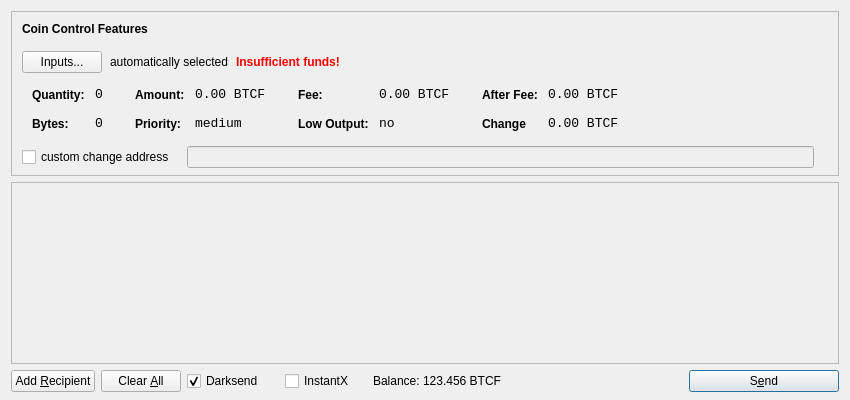
<?xml version="1.0" encoding="UTF-8"?>
<ui version="4.0">
 <class>SendCoinsDialog</class>
 <widget class="QDialog" name="SendCoinsDialog">
  <property name="geometry">
   <rect>
    <x>0</x>
    <y>0</y>
    <width>850</width>
    <height>400</height>
   </rect>
  </property>
  <property name="windowTitle">
   <string>Send Coins</string>
  </property>
  <layout class="QVBoxLayout" name="verticalLayout" stretch="0,1,0">
   <property name="bottomMargin">
    <number>8</number>
   </property>
   <item>
    <widget class="QFrame" name="frameCoinControl">
     <property name="sizePolicy">
      <sizepolicy hsizetype="Expanding" vsizetype="Expanding">
       <horstretch>0</horstretch>
       <verstretch>0</verstretch>
      </sizepolicy>
     </property>
     <property name="maximumSize">
      <size>
       <width>16777215</width>
       <height>16777215</height>
      </size>
     </property>
     <property name="frameShape">
      <enum>QFrame::StyledPanel</enum>
     </property>
     <property name="frameShadow">
      <enum>QFrame::Sunken</enum>
     </property>
     <layout class="QVBoxLayout" name="verticalLayoutCoinControl2">
      <property name="spacing">
       <number>-1</number>
      </property>
      <property name="leftMargin">
       <number>0</number>
      </property>
      <property name="topMargin">
       <number>0</number>
      </property>
      <property name="rightMargin">
       <number>0</number>
      </property>
      <property name="bottomMargin">
       <number>6</number>
      </property>
      <item>
       <layout class="QVBoxLayout" name="verticalLayoutCoinControl" stretch="0,0,0,0,1">
        <property name="spacing">
         <number>0</number>
        </property>
        <property name="leftMargin">
         <number>10</number>
        </property>
        <property name="topMargin">
         <number>10</number>
        </property>
        <item>
         <layout class="QHBoxLayout" name="horizontalLayoutCoinControl1">
          <property name="bottomMargin">
           <number>15</number>
          </property>
          <item>
           <widget class="QLabel" name="labelCoinControlFeatures">
            <property name="sizePolicy">
             <sizepolicy hsizetype="Preferred" vsizetype="Maximum">
              <horstretch>0</horstretch>
              <verstretch>0</verstretch>
             </sizepolicy>
            </property>
            <property name="font">
             <font>
              <weight>75</weight>
              <bold>true</bold>
             </font>
            </property>
            <property name="styleSheet">
             <string notr="true">font-weight:bold;</string>
            </property>
            <property name="text">
             <string>Coin Control Features</string>
            </property>
           </widget>
          </item>
         </layout>
        </item>
        <item>
         <layout class="QHBoxLayout" name="horizontalLayoutCoinControl2" stretch="0,0,0,0">
          <property name="spacing">
           <number>8</number>
          </property>
          <property name="bottomMargin">
           <number>10</number>
          </property>
          <item>
           <widget class="QPushButton" name="pushButtonCoinControl">
            <property name="styleSheet">
             <string notr="true"/>
            </property>
            <property name="text">
             <string>Inputs...</string>
            </property>
           </widget>
          </item>
          <item>
           <widget class="QLabel" name="labelCoinControlAutomaticallySelected">
            <property name="text">
             <string>automatically selected</string>
            </property>
            <property name="margin">
             <number>5</number>
            </property>
           </widget>
          </item>
          <item>
           <widget class="QLabel" name="labelCoinControlInsuffFunds">
            <property name="font">
             <font>
              <weight>75</weight>
              <bold>true</bold>
             </font>
            </property>
            <property name="styleSheet">
             <string notr="true">color:red;font-weight:bold;</string>
            </property>
            <property name="text">
             <string>Insufficient funds!</string>
            </property>
            <property name="margin">
             <number>5</number>
            </property>
           </widget>
          </item>
          <item>
           <spacer name="horizontalSpacerCoinControl">
            <property name="orientation">
             <enum>Qt::Horizontal</enum>
            </property>
            <property name="sizeHint" stdset="0">
             <size>
              <width>40</width>
              <height>1</height>
             </size>
            </property>
           </spacer>
          </item>
         </layout>
        </item>
        <item>
         <widget class="QWidget" name="widgetCoinControl" native="true">
          <property name="sizePolicy">
           <sizepolicy hsizetype="Preferred" vsizetype="Preferred">
            <horstretch>0</horstretch>
            <verstretch>0</verstretch>
           </sizepolicy>
          </property>
          <property name="minimumSize">
           <size>
            <width>0</width>
            <height>0</height>
           </size>
          </property>
          <property name="styleSheet">
           <string notr="true"/>
          </property>
          <layout class="QHBoxLayout" name="horizontalLayoutCoinControl5">
           <property name="margin">
            <number>0</number>
           </property>
           <item>
            <layout class="QHBoxLayout" name="horizontalLayoutCoinControl3" stretch="0,0,0,1">
             <property name="spacing">
              <number>20</number>
             </property>
             <property name="topMargin">
              <number>0</number>
             </property>
             <property name="bottomMargin">
              <number>10</number>
             </property>
             <item>
              <layout class="QFormLayout" name="formLayoutCoinControl1">
               <property name="horizontalSpacing">
                <number>10</number>
               </property>
               <property name="verticalSpacing">
                <number>14</number>
               </property>
               <property name="leftMargin">
                <number>10</number>
               </property>
               <property name="topMargin">
                <number>4</number>
               </property>
               <property name="rightMargin">
                <number>6</number>
               </property>
               <item row="0" column="0">
                <widget class="QLabel" name="labelCoinControlQuantityText">
                 <property name="styleSheet">
                  <string notr="true">font-weight:bold;</string>
                 </property>
                 <property name="text">
                  <string>Quantity:</string>
                 </property>
                 <property name="margin">
                  <number>0</number>
                 </property>
                </widget>
               </item>
               <item row="0" column="1">
                <widget class="QLabel" name="labelCoinControlQuantity">
                 <property name="font">
                  <font>
                   <family>Monospace</family>
                   <pointsize>10</pointsize>
                  </font>
                 </property>
                 <property name="cursor">
                  <cursorShape>IBeamCursor</cursorShape>
                 </property>
                 <property name="contextMenuPolicy">
                  <enum>Qt::ActionsContextMenu</enum>
                 </property>
                 <property name="text">
                  <string>0</string>
                 </property>
                 <property name="margin">
                  <number>0</number>
                 </property>
                 <property name="textInteractionFlags">
                  <set>Qt::LinksAccessibleByMouse|Qt::TextSelectableByKeyboard|Qt::TextSelectableByMouse</set>
                 </property>
                </widget>
               </item>
               <item row="1" column="0">
                <widget class="QLabel" name="labelCoinControlBytesText">
                 <property name="styleSheet">
                  <string notr="true">font-weight:bold;</string>
                 </property>
                 <property name="text">
                  <string>Bytes:</string>
                 </property>
                </widget>
               </item>
               <item row="1" column="1">
                <widget class="QLabel" name="labelCoinControlBytes">
                 <property name="font">
                  <font>
                   <family>Monospace</family>
                   <pointsize>10</pointsize>
                  </font>
                 </property>
                 <property name="cursor">
                  <cursorShape>IBeamCursor</cursorShape>
                 </property>
                 <property name="contextMenuPolicy">
                  <enum>Qt::ActionsContextMenu</enum>
                 </property>
                 <property name="text">
                  <string>0</string>
                 </property>
                 <property name="textInteractionFlags">
                  <set>Qt::LinksAccessibleByMouse|Qt::TextSelectableByKeyboard|Qt::TextSelectableByMouse</set>
                 </property>
                </widget>
               </item>
              </layout>
             </item>
             <item>
              <layout class="QFormLayout" name="formLayoutCoinControl2">
               <property name="horizontalSpacing">
                <number>10</number>
               </property>
               <property name="verticalSpacing">
                <number>14</number>
               </property>
               <property name="leftMargin">
                <number>6</number>
               </property>
               <property name="topMargin">
                <number>4</number>
               </property>
               <property name="rightMargin">
                <number>6</number>
               </property>
               <item row="0" column="0">
                <widget class="QLabel" name="labelCoinControlAmountText">
                 <property name="styleSheet">
                  <string notr="true">font-weight:bold;</string>
                 </property>
                 <property name="text">
                  <string>Amount:</string>
                 </property>
                 <property name="margin">
                  <number>0</number>
                 </property>
                </widget>
               </item>
               <item row="0" column="1">
                <widget class="QLabel" name="labelCoinControlAmount">
                 <property name="font">
                  <font>
                   <family>Monospace</family>
                   <pointsize>10</pointsize>
                  </font>
                 </property>
                 <property name="cursor">
                  <cursorShape>IBeamCursor</cursorShape>
                 </property>
                 <property name="contextMenuPolicy">
                  <enum>Qt::ActionsContextMenu</enum>
                 </property>
                 <property name="text">
                  <string>0.00 BTCF</string>
                 </property>
                 <property name="textInteractionFlags">
                  <set>Qt::LinksAccessibleByMouse|Qt::TextSelectableByKeyboard|Qt::TextSelectableByMouse</set>
                 </property>
                </widget>
               </item>
               <item row="1" column="0">
                <widget class="QLabel" name="labelCoinControlPriorityText">
                 <property name="styleSheet">
                  <string notr="true">font-weight:bold;</string>
                 </property>
                 <property name="text">
                  <string>Priority:</string>
                 </property>
                </widget>
               </item>
               <item row="1" column="1">
                <widget class="QLabel" name="labelCoinControlPriority">
                 <property name="font">
                  <font>
                   <family>Monospace</family>
                   <pointsize>10</pointsize>
                  </font>
                 </property>
                 <property name="cursor">
                  <cursorShape>IBeamCursor</cursorShape>
                 </property>
                 <property name="contextMenuPolicy">
                  <enum>Qt::ActionsContextMenu</enum>
                 </property>
                 <property name="text">
                  <string>medium</string>
                 </property>
                 <property name="textInteractionFlags">
                  <set>Qt::LinksAccessibleByMouse|Qt::TextSelectableByKeyboard|Qt::TextSelectableByMouse</set>
                 </property>
                </widget>
               </item>
              </layout>
             </item>
             <item>
              <layout class="QFormLayout" name="formLayoutCoinControl3">
               <property name="horizontalSpacing">
                <number>10</number>
               </property>
               <property name="verticalSpacing">
                <number>14</number>
               </property>
               <property name="leftMargin">
                <number>6</number>
               </property>
               <property name="topMargin">
                <number>4</number>
               </property>
               <property name="rightMargin">
                <number>6</number>
               </property>
               <item row="0" column="0">
                <widget class="QLabel" name="labelCoinControlFeeText">
                 <property name="styleSheet">
                  <string notr="true">font-weight:bold;</string>
                 </property>
                 <property name="text">
                  <string>Fee:</string>
                 </property>
                 <property name="margin">
                  <number>0</number>
                 </property>
                </widget>
               </item>
               <item row="0" column="1">
                <widget class="QLabel" name="labelCoinControlFee">
                 <property name="font">
                  <font>
                   <family>Monospace</family>
                   <pointsize>10</pointsize>
                  </font>
                 </property>
                 <property name="cursor">
                  <cursorShape>IBeamCursor</cursorShape>
                 </property>
                 <property name="contextMenuPolicy">
                  <enum>Qt::ActionsContextMenu</enum>
                 </property>
                 <property name="text">
                  <string>0.00 BTCF</string>
                 </property>
                 <property name="textInteractionFlags">
                  <set>Qt::LinksAccessibleByMouse|Qt::TextSelectableByKeyboard|Qt::TextSelectableByMouse</set>
                 </property>
                </widget>
               </item>
               <item row="1" column="0">
                <widget class="QLabel" name="labelCoinControlLowOutputText">
                 <property name="styleSheet">
                  <string notr="true">font-weight:bold;</string>
                 </property>
                 <property name="text">
                  <string>Low Output:</string>
                 </property>
                </widget>
               </item>
               <item row="1" column="1">
                <widget class="QLabel" name="labelCoinControlLowOutput">
                 <property name="font">
                  <font>
                   <family>Monospace</family>
                   <pointsize>10</pointsize>
                  </font>
                 </property>
                 <property name="cursor">
                  <cursorShape>IBeamCursor</cursorShape>
                 </property>
                 <property name="contextMenuPolicy">
                  <enum>Qt::ActionsContextMenu</enum>
                 </property>
                 <property name="text">
                  <string>no</string>
                 </property>
                 <property name="textInteractionFlags">
                  <set>Qt::LinksAccessibleByMouse|Qt::TextSelectableByKeyboard|Qt::TextSelectableByMouse</set>
                 </property>
                </widget>
               </item>
              </layout>
             </item>
             <item>
              <layout class="QFormLayout" name="formLayoutCoinControl4">
               <property name="horizontalSpacing">
                <number>10</number>
               </property>
               <property name="verticalSpacing">
                <number>14</number>
               </property>
               <property name="leftMargin">
                <number>6</number>
               </property>
               <property name="topMargin">
                <number>4</number>
               </property>
               <property name="rightMargin">
                <number>6</number>
               </property>
               <item row="0" column="0">
                <widget class="QLabel" name="labelCoinControlAfterFeeText">
                 <property name="styleSheet">
                  <string notr="true">font-weight:bold;</string>
                 </property>
                 <property name="text">
                  <string>After Fee:</string>
                 </property>
                 <property name="margin">
                  <number>0</number>
                 </property>
                </widget>
               </item>
               <item row="0" column="1">
                <widget class="QLabel" name="labelCoinControlAfterFee">
                 <property name="font">
                  <font>
                   <family>Monospace</family>
                   <pointsize>10</pointsize>
                  </font>
                 </property>
                 <property name="cursor">
                  <cursorShape>IBeamCursor</cursorShape>
                 </property>
                 <property name="contextMenuPolicy">
                  <enum>Qt::ActionsContextMenu</enum>
                 </property>
                 <property name="text">
                  <string>0.00 BTCF</string>
                 </property>
                 <property name="textInteractionFlags">
                  <set>Qt::LinksAccessibleByMouse|Qt::TextSelectableByKeyboard|Qt::TextSelectableByMouse</set>
                 </property>
                </widget>
               </item>
               <item row="1" column="0">
                <widget class="QLabel" name="labelCoinControlChangeText">
                 <property name="styleSheet">
                  <string notr="true">font-weight:bold;</string>
                 </property>
                 <property name="text">
                  <string>Change</string>
                 </property>
                </widget>
               </item>
               <item row="1" column="1">
                <widget class="QLabel" name="labelCoinControlChange">
                 <property name="font">
                  <font>
                   <family>Monospace</family>
                   <pointsize>10</pointsize>
                  </font>
                 </property>
                 <property name="cursor">
                  <cursorShape>IBeamCursor</cursorShape>
                 </property>
                 <property name="contextMenuPolicy">
                  <enum>Qt::ActionsContextMenu</enum>
                 </property>
                 <property name="text">
                  <string>0.00 BTCF</string>
                 </property>
                 <property name="textInteractionFlags">
                  <set>Qt::LinksAccessibleByMouse|Qt::TextSelectableByKeyboard|Qt::TextSelectableByMouse</set>
                 </property>
                </widget>
               </item>
              </layout>
             </item>
            </layout>
           </item>
          </layout>
         </widget>
        </item>
        <item>
         <layout class="QHBoxLayout" name="horizontalLayoutCoinControl4" stretch="0,0,0">
          <property name="spacing">
           <number>12</number>
          </property>
          <property name="sizeConstraint">
           <enum>QLayout::SetDefaultConstraint</enum>
          </property>
          <property name="topMargin">
           <number>5</number>
          </property>
          <property name="rightMargin">
           <number>5</number>
          </property>
          <item>
           <widget class="QCheckBox" name="checkBoxCoinControlChange">
            <property name="text">
             <string>custom change address</string>
            </property>
           </widget>
          </item>
          <item>
           <widget class="QLineEdit" name="lineEditCoinControlChange">
            <property name="enabled">
             <bool>false</bool>
            </property>
            <property name="sizePolicy">
             <sizepolicy hsizetype="Expanding" vsizetype="Fixed">
              <horstretch>0</horstretch>
              <verstretch>0</verstretch>
             </sizepolicy>
            </property>
           </widget>
          </item>
          <item>
           <widget class="QLabel" name="labelCoinControlChangeLabel">
            <property name="sizePolicy">
             <sizepolicy hsizetype="Preferred" vsizetype="Expanding">
              <horstretch>0</horstretch>
              <verstretch>0</verstretch>
             </sizepolicy>
            </property>
            <property name="minimumSize">
             <size>
              <width>0</width>
              <height>0</height>
             </size>
            </property>
            <property name="text">
             <string/>
            </property>
            <property name="margin">
             <number>3</number>
            </property>
           </widget>
          </item>
         </layout>
        </item>
        <item>
         <spacer name="verticalSpacerCoinControl">
          <property name="orientation">
           <enum>Qt::Vertical</enum>
          </property>
          <property name="sizeHint" stdset="0">
           <size>
            <width>800</width>
            <height>1</height>
           </size>
          </property>
         </spacer>
        </item>
       </layout>
      </item>
     </layout>
    </widget>
   </item>
   <item>
    <widget class="QScrollArea" name="scrollArea">
     <property name="widgetResizable">
      <bool>true</bool>
     </property>
     <widget class="QWidget" name="scrollAreaWidgetContents">
      <property name="geometry">
       <rect>
        <x>0</x>
        <y>0</y>
        <width>830</width>
        <height>165</height>
       </rect>
      </property>
      <layout class="QVBoxLayout" name="verticalLayout_2">
       <property name="margin">
        <number>0</number>
       </property>
       <item>
        <layout class="QVBoxLayout" name="entries">
         <property name="spacing">
          <number>6</number>
         </property>
        </layout>
       </item>
       <item>
        <spacer name="verticalSpacer">
         <property name="orientation">
          <enum>Qt::Vertical</enum>
         </property>
         <property name="sizeHint" stdset="0">
          <size>
           <width>20</width>
           <height>40</height>
          </size>
         </property>
        </spacer>
       </item>
      </layout>
     </widget>
    </widget>
   </item>
   <item>
    <layout class="QHBoxLayout" name="horizontalLayout">
     <item>
      <widget class="QPushButton" name="addButton">
       <property name="toolTip">
        <string>Send to multiple recipients at once</string>
       </property>
       <property name="text">
        <string>Add &amp;Recipient</string>
       </property>
       <property name="autoDefault">
        <bool>false</bool>
       </property>
      </widget>
     </item>
     <item>
      <widget class="QPushButton" name="clearButton">
       <property name="sizePolicy">
        <sizepolicy hsizetype="Minimum" vsizetype="Fixed">
         <horstretch>0</horstretch>
         <verstretch>0</verstretch>
        </sizepolicy>
       </property>
       <property name="toolTip">
        <string>Remove all transaction fields</string>
       </property>
       <property name="text">
        <string>Clear &amp;All</string>
       </property>
       <property name="autoRepeatDelay">
        <number>300</number>
       </property>
       <property name="autoDefault">
        <bool>false</bool>
       </property>
      </widget>
     </item>
     <item>
      <layout class="QHBoxLayout" name="horizontalLayout_2">
       <property name="spacing">
        <number>3</number>
       </property>
        <item>
        <widget class="QCheckBox" name="checkUseDarksend">
         <property name="minimumSize">
          <size>
           <width>95</width>
           <height>0</height>
          </size>
         </property>
         <property name="text">
          <string>Darksend</string>
         </property>
         <property name="checked">
          <bool>true</bool>
         </property>
        </widget>
       </item>
       <item>
        <widget class="QCheckBox" name="checkInstantX">
         <property name="enabled">
          <bool>true</bool>
         </property>
         <property name="minimumSize">
          <size>
           <width>85</width>
           <height>0</height>
          </size>
         </property>
         <property name="text">
          <string>InstantX</string>
         </property>
        </widget>
       </item>
       <item>
        <widget class="QLabel" name="label">
         <property name="sizePolicy">
          <sizepolicy hsizetype="Preferred" vsizetype="Fixed">
           <horstretch>0</horstretch>
           <verstretch>0</verstretch>
          </sizepolicy>
         </property>
         <property name="text">
          <string>Balance:</string>
         </property>
        </widget>
       </item>
       <item>
        <widget class="QLabel" name="labelBalance">
         <property name="sizePolicy">
          <sizepolicy hsizetype="Preferred" vsizetype="Fixed">
           <horstretch>0</horstretch>
           <verstretch>0</verstretch>
          </sizepolicy>
         </property>
         <property name="cursor">
          <cursorShape>IBeamCursor</cursorShape>
         </property>
         <property name="text">
          <string>123.456 BTCF</string>
         </property>
         <property name="textInteractionFlags">
          <set>Qt::LinksAccessibleByMouse|Qt::TextSelectableByKeyboard|Qt::TextSelectableByMouse</set>
         </property>
        </widget>
       </item>
      </layout>
     </item>
     <item>
      <spacer name="horizontalSpacer">
       <property name="orientation">
        <enum>Qt::Horizontal</enum>
       </property>
       <property name="sizeHint" stdset="0">
        <size>
         <width>40</width>
         <height>20</height>
        </size>
       </property>
      </spacer>
     </item>
     <item>
      <widget class="QPushButton" name="sendButton">
       <property name="minimumSize">
        <size>
         <width>150</width>
         <height>0</height>
        </size>
       </property>
       <property name="toolTip">
        <string>Confirm the send action</string>
       </property>
       <property name="text">
        <string>S&amp;end</string>
       </property>
       <property name="icon">
        <iconset resource="../bitcoin.qrc">
         <normaloff>:/icons/send</normaloff>:/icons/send</iconset>
       </property>
       <property name="default">
        <bool>true</bool>
       </property>
      </widget>
     </item>
    </layout>
   </item>
  </layout>
 </widget>
 <resources>
  <include location="../bitcoin.qrc"/>
 </resources>
 <connections/>
</ui>
